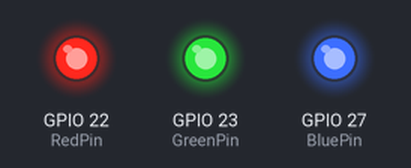
This program was run on a simulated Raspberry Pi (BCM pin numbers). Parts: output pins drawn as LEDs (lit = HIGH). At 100.0 s the program stops and its outputs stay as they are.

Above: at 0.1 s.
Timing chart, 0 to 1.6 s (numbered marks = the images above):
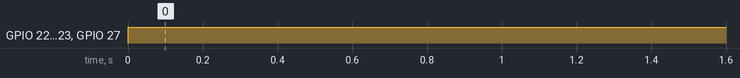

Measured:
- by itself, GPIO 22 (RedPin), GPIO 23 (GreenPin), GPIO 27 (BluePin): LOW → HIGH at 0.00 s

The program:

led.py
```python
import RPi.GPIO as GPIO
import time

RedPin = 22
GreenPin = 23
BluePin = 27

GPIO.setmode(GPIO.BCM)
GPIO.setup(RedPin, GPIO.OUT)
GPIO.setup(GreenPin, GPIO.OUT)
GPIO.setup(BluePin, GPIO.OUT)

GPIO.output(RedPin, GPIO.HIGH)
GPIO.output(GreenPin, GPIO.HIGH)
GPIO.output(BluePin, GPIO.HIGH)

time.sleep(100)
```
